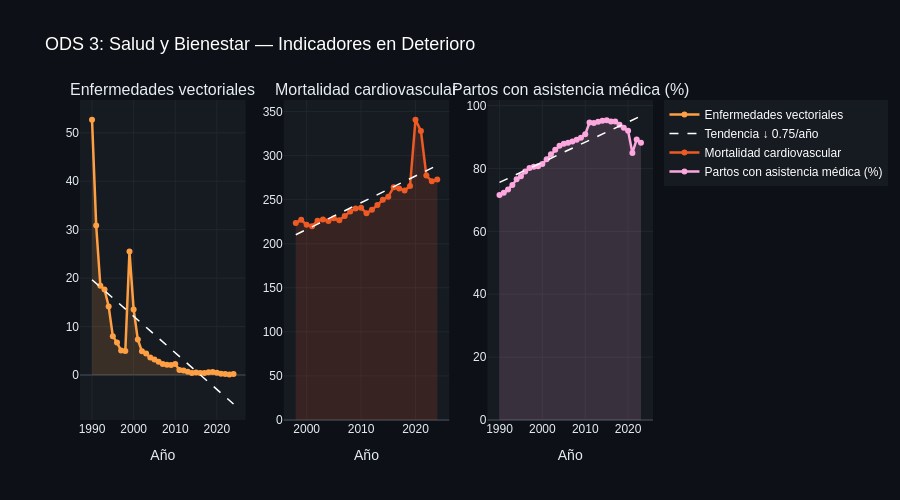

Notebook cell for this chart:
### Markdown cell above
---
## ACTO 2 · Alarma roja: El colapso de la salud pública
### ODS 3 — El objetivo más interconectado está fallando

La cobertura de vacunación cayó **20 puntos porcentuales** en una década.  
Las enfermedades vectoriales (dengue, malaria, zika) crecen año con año.  
> Activa/desactiva series con el clic en la leyenda. Pasa el cursor para ver valores exactos.

### Code cell
# ── Indicadores ODS 3 ──────────────────────────────────────────────────────────
ods3 = largo[largo.ods_number == 3].copy()
ods3_counts = ods3.groupby('indicator_id').size().reset_index(name='n')
ids_validos = ods3_counts[ods3_counts.n >= 5]['indicator_id'].tolist()

FOCUS = {
    '3.b.1': ('Cobertura vacunación (%)',   '#FF6B6B'),
    '3.3.3': ('Enfermedades vectoriales',    '#FF9F43'),
    '3.4.1': ('Mortalidad cardiovascular',   '#EE5A24'),
    '3.1.2': ('Partos con asistencia médica (%)', '#FDA7DF'),
}

focus_disp = {k: v for k, v in FOCUS.items()
              if any(k.lower() == x.lower() for x in ids_validos)}

if len(focus_disp) < 2:
    top4 = ods3_counts.sort_values('n', ascending=False).head(4)['indicator_id'].tolist()
    cols = ['#FF6B6B', '#FF9F43', '#EE5A24', '#FDA7DF']
    focus_disp = {
        iid: (ods3[ods3.indicator_id == iid]['title'].iloc[0][:50], c)
        for iid, c in zip(top4, cols)
    }

# ── Figura con subplots (un panel por indicador) ──────────────────────────────
n_ind = len(focus_disp)
fig = make_subplots(
    rows=1, cols=n_ind,
    subplot_titles=[v[0] for v in focus_disp.values()],
    shared_yaxes=False,
)

for col_i, (ind_id, (label, color)) in enumerate(focus_disp.items(), start=1):
    serie = ods3[ods3.indicator_id == ind_id].sort_values('periodo')
    x = serie['periodo'].values
    y = serie['valor'].values
    unit = serie['unit'].iloc[0] if 'unit' in serie.columns else ''

    # Área de relleno
    fig.add_trace(go.Scatter(
        x=x, y=y, fill='tozeroy',
        fillcolor=hex_to_rgba(color, 0.15),
        line=dict(color=color, width=0),
        hoverinfo='none', showlegend=False,
    ), row=1, col=col_i)

    # Serie principal
    hover_tmpl = f'<b>{label}</b><br>Año: %{{x}}<br>Valor: %{{y:.2f}} {unit}<extra></extra>'
    fig.add_trace(go.Scatter(
        x=x, y=y,
        mode='lines+markers',
        line=dict(color=color, width=2.5),
        marker=dict(size=6, color=color),
        name=label,
        hovertemplate=hover_tmpl,
    ), row=1, col=col_i)

    # Línea de tendencia
    if len(x) >= 3:
        z = np.polyfit(x, y, 1)
        y_trend = np.poly1d(z)(x)
        dir_label = f'↑ {abs(z[0]):.2f}/año' if z[0] > 0 else f'↓ {abs(z[0]):.2f}/año'
        fig.add_trace(go.Scatter(
            x=x, y=y_trend,
            mode='lines',
            line=dict(color='white', width=1.5, dash='dash'),
            name=f'Tendencia {dir_label}',
            hoverinfo='skip',
            showlegend=(col_i == 1),
        ), row=1, col=col_i)

fig.update_layout(
    title=dict(
        text='ODS 3: Salud y Bienestar — Indicadores en Deterioro',
        font=dict(size=18, color='white'),
    ),
    **DARK_LAYOUT,
    height=500,
    legend=dict(bgcolor='#161B22', bordercolor='#30363D',
                font=dict(color='white')),
    hovermode='x unified',
)
fig.update_xaxes(title_text='Año', gridcolor='#21262D', zerolinecolor='#30363D')
fig.update_yaxes(gridcolor='#21262D', zerolinecolor='#30363D')
fig.show()

### Figure 1 — Plotly figure (JSON) as saved in the notebook; plotly's stock layout.template omitted (floating-point values rounded to 4 significant figures)
{"data": [{"fill": "tozeroy", "fillcolor": "rgba(255,159,67,0.15)", "hoverinfo": "none", "line": {"color": "#FF9F43", "width": 0}, "showlegend": false, "type": "scatter", "x": [1990, 1991, 1992, 1993, 1994, 1995, 1996, 1997, 1998, 1999, 2000, 2001, 2002, 2003, 2004, 2005, 2006, 2007, 2008, 2009, 2010, 2011, 2012, 2013, 2014, 2015, 2016, 2017, 2018, 2019, 2020, 2021, 2022, 2023, 2024], "xaxis": "x", "y": [52.68, 30.84, 18.43, 17.67, 14.14, 8.02, 6.69, 5.04, 4.97, 25.51, 13.54, 7.34, 4.89, 4.46, 3.64, 3.2, 2.75, 2.3, 2.12, 2.09, 2.3, 1.05, 0.95, 0.7, 0.41, 0.54, 0.42, 0.44, 0.58, 0.63, 0.48, 0.28, 0.19, 0.12, 0.2], "yaxis": "y"}, {"hovertemplate": "<b>Enfermedades vectoriales</b><br>Año: %{x}<br>Valor: %{y:.2f} Casos confirmados por cada 100 mil habitantes<extra></extra>", "line": {"color": "#FF9F43", "width": 2.5}, "marker": {"color": "#FF9F43", "size": 6}, "mode": "lines+markers", "name": "Enfermedades vectoriales", "type": "scatter", "x": [1990, 1991, 1992, 1993, 1994, 1995, 1996, 1997, 1998, 1999, 2000, 2001, 2002, 2003, 2004, 2005, 2006, 2007, 2008, 2009, 2010, 2011, 2012, 2013, 2014, 2015, 2016, 2017, 2018, 2019, 2020, 2021, 2022, 2023, 2024], "xaxis": "x", "y": [52.68, 30.84, 18.43, 17.67, 14.14, 8.02, 6.69, 5.04, 4.97, 25.51, 13.54, 7.34, 4.89, 4.46, 3.64, 3.2, 2.75, 2.3, 2.12, 2.09, 2.3, 1.05, 0.95, 0.7, 0.41, 0.54, 0.42, 0.44, 0.58, 0.63, 0.48, 0.28, 0.19, 0.12, 0.2], "yaxis": "y"}, {"hoverinfo": "skip", "line": {"color": "white", "dash": "dash", "width": 1.5}, "mode": "lines", "name": "Tendencia ↓ 0.75/año", "showlegend": true, "type": "scatter", "x": [1990, 1991, 1992, 1993, 1994, 1995, 1996, 1997, 1998, 1999, 2000, 2001, 2002, 2003, 2004, 2005, 2006, 2007, 2008, 2009, 2010, 2011, 2012, 2013, 2014, 2015, 2016, 2017, 2018, 2019, 2020, 2021, 2022, 2023, 2024], "xaxis": "x", "y": [19.67, 18.91, 18.16, 17.41, 16.65, 15.9, 15.14, 14.39, 13.63, 12.88, 12.13, 11.37, 10.62, 9.863, 9.109, 8.355, 7.6, 6.846, 6.092, 5.337, 4.583, 3.829, 3.074, 2.32, 1.566, 0.8115, 0.05723, -0.6971, -1.451, -2.206, -2.96, -3.714, -4.469, -5.223, -5.977], "yaxis": "y"}, {"fill": "tozeroy", "fillcolor": "rgba(238,90,36,0.15)", "hoverinfo": "none", "line": {"color": "#EE5A24", "width": 0}, "showlegend": false, "type": "scatter", "x": [1998, 1999, 2000, 2001, 2002, 2003, 2004, 2005, 2006, 2007, 2008, 2009, 2010, 2011, 2012, 2013, 2014, 2015, 2016, 2017, 2018, 2019, 2020, 2021, 2022, 2023, 2024], "xaxis": "x2", "y": [223.6, 227.1, 221.5, 220.0, 226.1, 227.6, 225.8, 228.9, 226.6, 231.4, 236.6, 240.0, 240.8, 234.7, 238.7, 243.8, 250.0, 253.4, 264.2, 262.5, 260.4, 265.5, 340.7, 328.1, 277.4, 270.9, 272.9], "yaxis": "y2"}, {"hovertemplate": "<b>Mortalidad cardiovascular</b><br>Año: %{x}<br>Valor: %{y:.2f} Tasa de mortalidad<extra></extra>", "line": {"color": "#EE5A24", "width": 2.5}, "marker": {"color": "#EE5A24", "size": 6}, "mode": "lines+markers", "name": "Mortalidad cardiovascular", "type": "scatter", "x": [1998, 1999, 2000, 2001, 2002, 2003, 2004, 2005, 2006, 2007, 2008, 2009, 2010, 2011, 2012, 2013, 2014, 2015, 2016, 2017, 2018, 2019, 2020, 2021, 2022, 2023, 2024], "xaxis": "x2", "y": [223.6, 227.1, 221.5, 220.0, 226.1, 227.6, 225.8, 228.9, 226.6, 231.4, 236.6, 240.0, 240.8, 234.7, 238.7, 243.8, 250.0, 253.4, 264.2, 262.5, 260.4, 265.5, 340.7, 328.1, 277.4, 270.9, 272.9], "yaxis": "y2"}, {"hoverinfo": "skip", "line": {"color": "white", "dash": "dash", "width": 1.5}, "mode": "lines", "name": "Tendencia ↑ 3.03/año", "showlegend": false, "type": "scatter", "x": [1998, 1999, 2000, 2001, 2002, 2003, 2004, 2005, 2006, 2007, 2008, 2009, 2010, 2011, 2012, 2013, 2014, 2015, 2016, 2017, 2018, 2019, 2020, 2021, 2022, 2023, 2024], "xaxis": "x2", "y": [210.2, 213.2, 216.3, 219.3, 222.3, 225.4, 228.4, 231.4, 234.5, 237.5, 240.5, 243.5, 246.6, 249.6, 252.6, 255.7, 258.7, 261.7, 264.7, 267.8, 270.8, 273.8, 276.9, 279.9, 282.9, 286.0, 289.0], "yaxis": "y2"}, {"fill": "tozeroy", "fillcolor": "rgba(253,167,223,0.15)", "hoverinfo": "none", "line": {"color": "#FDA7DF", "width": 0}, "showlegend": false, "type": "scatter", "x": [1990, 1991, 1992, 1993, 1994, 1995, 1996, 1997, 1998, 1999, 2000, 2001, 2002, 2003, 2004, 2005, 2006, 2007, 2008, 2009, 2010, 2011, 2012, 2013, 2014, 2015, 2016, 2017, 2018, 2019, 2020, 2021, 2022, 2023], "xaxis": "x3", "y": [71.57, 72.31, 73.33, 74.75, 76.55, 77.55, 79.04, 80.11, 80.55, 80.7, 81.45, 82.93, 84.54, 85.92, 87.24, 87.84, 88.15, 88.6, 89.11, 89.79, 90.89, 94.58, 94.49, 94.88, 95.15, 95.31, 94.9, 94.94, 93.92, 92.98, 91.97, 84.95, 89.24, 88.15], "yaxis": "y3"}, {"hovertemplate": "<b>Partos con asistencia médica (%)</b><br>Año: %{x}<br>Valor: %{y:.2f} Porcentaje<extra></extra>", "line": {"color": "#FDA7DF", "width": 2.5}, "marker": {"color": "#FDA7DF", "size": 6}, "mode": "lines+markers", "name": "Partos con asistencia médica (%)", "type": "scatter", "x": [1990, 1991, 1992, 1993, 1994, 1995, 1996, 1997, 1998, 1999, 2000, 2001, 2002, 2003, 2004, 2005, 2006, 2007, 2008, 2009, 2010, 2011, 2012, 2013, 2014, 2015, 2016, 2017, 2018, 2019, 2020, 2021, 2022, 2023], "xaxis": "x3", "y": [71.57, 72.31, 73.33, 74.75, 76.55, 77.55, 79.04, 80.11, 80.55, 80.7, 81.45, 82.93, 84.54, 85.92, 87.24, 87.84, 88.15, 88.6, 89.11, 89.79, 90.89, 94.58, 94.49, 94.88, 95.15, 95.31, 94.9, 94.94, 93.92, 92.98, 91.97, 84.95, 89.24, 88.15], "yaxis": "y3"}, {"hoverinfo": "skip", "line": {"color": "white", "dash": "dash", "width": 1.5}, "mode": "lines", "name": "Tendencia ↑ 0.64/año", "showlegend": false, "type": "scatter", "x": [1990, 1991, 1992, 1993, 1994, 1995, 1996, 1997, 1998, 1999, 2000, 2001, 2002, 2003, 2004, 2005, 2006, 2007, 2008, 2009, 2010, 2011, 2012, 2013, 2014, 2015, 2016, 2017, 2018, 2019, 2020, 2021, 2022, 2023], "xaxis": "x3", "y": [75.57, 76.21, 76.85, 77.49, 78.13, 78.77, 79.41, 80.05, 80.69, 81.33, 81.97, 82.61, 83.25, 83.89, 84.53, 85.17, 85.81, 86.45, 87.09, 87.73, 88.37, 89.01, 89.65, 90.29, 90.93, 91.57, 92.21, 92.85, 93.49, 94.13, 94.77, 95.41, 96.05, 96.69], "yaxis": "y3"}], "layout": {"annotations": [{"font": {"size": 16}, "showarrow": false, "text": "Enfermedades vectoriales", "x": 0.1444, "xanchor": "center", "xref": "paper", "y": 1, "yanchor": "bottom", "yref": "paper"}, {"font": {"size": 16}, "showarrow": false, "text": "Mortalidad cardiovascular", "x": 0.5, "xanchor": "center", "xref": "paper", "y": 1, "yanchor": "bottom", "yref": "paper"}, {"font": {"size": 16}, "showarrow": false, "text": "Partos con asistencia médica (%)", "x": 0.8556, "xanchor": "center", "xref": "paper", "y": 1, "yanchor": "bottom", "yref": "paper"}], "font": {"color": "#E6EDF3", "family": "Arial"}, "height": 500, "hovermode": "x unified", "legend": {"bgcolor": "#161B22", "bordercolor": "#30363D", "font": {"color": "white"}}, "paper_bgcolor": "#0D1117", "plot_bgcolor": "#161B22", "title": {"font": {"color": "white", "size": 18}, "text": "ODS 3: Salud y Bienestar — Indicadores en Deterioro"}, "xaxis": {"anchor": "y", "domain": [0, 0.2889], "gridcolor": "#21262D", "title": {"text": "Año"}, "zerolinecolor": "#30363D"}, "xaxis2": {"anchor": "y2", "domain": [0.3556, 0.6444], "gridcolor": "#21262D", "title": {"text": "Año"}, "zerolinecolor": "#30363D"}, "xaxis3": {"anchor": "y3", "domain": [0.7111, 1], "gridcolor": "#21262D", "title": {"text": "Año"}, "zerolinecolor": "#30363D"}, "yaxis": {"anchor": "x", "domain": [0, 1], "gridcolor": "#21262D", "zerolinecolor": "#30363D"}, "yaxis2": {"anchor": "x2", "domain": [0, 1], "gridcolor": "#21262D", "zerolinecolor": "#30363D"}, "yaxis3": {"anchor": "x3", "domain": [0, 1], "gridcolor": "#21262D", "zerolinecolor": "#30363D"}}}
